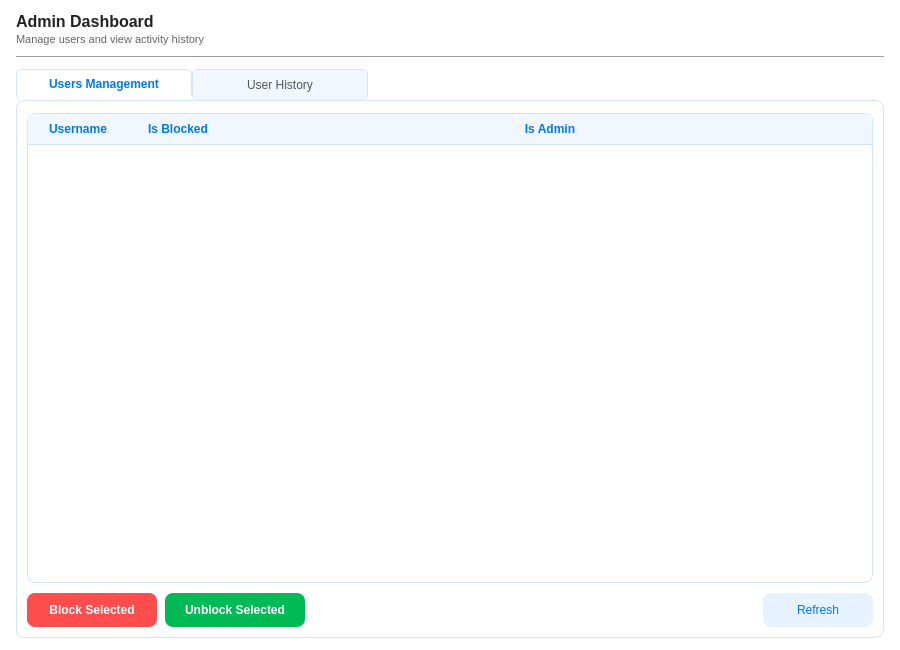
<?xml version="1.0" encoding="UTF-8"?>
<ui version="4.0">
 <class>AdminWindow</class>
 <widget class="QMainWindow" name="AdminWindow">
  <property name="geometry">
   <rect><x>0</x><y>0</y><width>900</width><height>650</height></rect>
  </property>
  <property name="windowTitle">
   <string>CloudDrop — Admin Dashboard</string>
  </property>
  <property name="minimumSize">
   <size><width>720</width><height>520</height></size>
  </property>
  <widget class="QWidget" name="centralwidget">
   <property name="styleSheet">
    <string notr="true">
QWidget#centralwidget {
    background-color: white;
    font-family: "Segoe UI", Arial, sans-serif;
    font-size: 11pt;
}
QLabel#label_title {
    font-size: 16px;
    font-weight: bold;
    color: #222;
}
QLabel#label_subtitle {
    font-size: 11px;
    color: #666;
}
QTabWidget::pane {
    border: 1px solid #d0e3ff;
    border-radius: 8px;
    background: white;
}
QTabBar::tab {
    background: #f0f7ff;
    color: #555;
    border: 1px solid #d0e3ff;
    border-bottom: none;
    border-radius: 6px 6px 0 0;
    padding: 7px 22px;
    font-size: 12px;
    min-width: 130px;
}
QTabBar::tab:selected {
    background: white;
    color: #0077ff;
    font-weight: bold;
    border-bottom: 2px solid white;
}
QTabBar::tab:hover:!selected {
    background: #e0f0ff;
}
QTableWidget {
    background: white;
    border: 1px solid #d0e3ff;
    border-radius: 8px;
    gridline-color: #eef3ff;
    font-size: 12px;
    color: #222;
    selection-background-color: #d0e3ff;
    selection-color: #222;
}
QTableWidget::item {
    padding: 4px 8px;
}
QHeaderView::section {
    background-color: #f0f7ff;
    color: #0077ff;
    font-weight: bold;
    font-size: 12px;
    border: none;
    border-bottom: 1px solid #d0e3ff;
    padding: 6px 8px;
}
QScrollBar:vertical {
    background: #f0f0f0;
    width: 8px;
    border-radius: 4px;
}
QScrollBar::handle:vertical {
    background: #0077ff;
    border-radius: 4px;
    min-height: 30px;
}
QScrollBar::add-line:vertical, QScrollBar::sub-line:vertical {
    height: 0;
}
QScrollBar:horizontal {
    background: #f0f0f0;
    height: 8px;
    border-radius: 4px;
}
QScrollBar::handle:horizontal {
    background: #0077ff;
    border-radius: 4px;
    min-width: 30px;
}
QScrollBar::add-line:horizontal, QScrollBar::sub-line:horizontal {
    width: 0;
}
QComboBox {
    background: #f8fbff;
    color: #222;
    border: 1px solid #ccc;
    border-radius: 7px;
    padding: 5px 10px;
    font-size: 12px;
}
QComboBox::drop-down {
    border: none;
    width: 24px;
}
QComboBox QAbstractItemView {
    background: white;
    color: #222;
    selection-background-color: #0077ff;
    border: 1px solid #ccc;
}
QLabel#label_filter {
    font-size: 12px;
    color: #555;
}
    </string>
   </property>
   <layout class="QVBoxLayout" name="main_layout">
    <property name="spacing"><number>10</number></property>
    <property name="leftMargin"><number>16</number></property>
    <property name="topMargin"><number>12</number></property>
    <property name="rightMargin"><number>16</number></property>
    <property name="bottomMargin"><number>12</number></property>
    <!-- ── Header row ─────────────────────────────── -->
    <item>
     <layout class="QHBoxLayout" name="header_layout">
      <item>
       <layout class="QVBoxLayout" name="title_col">
        <property name="spacing"><number>2</number></property>
        <item>
         <widget class="QLabel" name="label_title">
          <property name="text"><string>Admin Dashboard</string></property>
         </widget>
        </item>
        <item>
         <widget class="QLabel" name="label_subtitle">
          <property name="text"><string>Manage users and view activity history</string></property>
         </widget>
        </item>
       </layout>
      </item>
      <item>
       <spacer name="header_spacer">
        <property name="orientation"><enum>Qt::Horizontal</enum></property>
        <property name="sizeHint" stdset="0"><size><width>40</width><height>20</height></size></property>
       </spacer>
      </item>
     </layout>
    </item>
    <!-- ── Separator ──────────────────────────────── -->
    <item>
     <widget class="QFrame" name="line_sep">
      <property name="frameShape"><enum>QFrame::HLine</enum></property>
      <property name="frameShadow"><enum>QFrame::Sunken</enum></property>
     </widget>
    </item>
    <!-- ── Tab Widget ─────────────────────────────── -->
    <item>
     <widget class="QTabWidget" name="tab_widget">
      <!-- ── Users Tab ──────────────────────────── -->
      <widget class="QWidget" name="users_tab">
       <attribute name="title"><string>Users Management</string></attribute>
       <layout class="QVBoxLayout" name="users_layout">
        <property name="spacing"><number>10</number></property>
        <property name="leftMargin"><number>10</number></property>
        <property name="topMargin"><number>12</number></property>
        <property name="rightMargin"><number>10</number></property>
        <property name="bottomMargin"><number>10</number></property>
        <item>
         <widget class="QTableWidget" name="users_table">
          <property name="columnCount"><number>3</number></property>
          <property name="selectionBehavior"><enum>QAbstractItemView::SelectRows</enum></property>
          <property name="selectionMode"><enum>QAbstractItemView::SingleSelection</enum></property>
          <property name="editTriggers"><set>QAbstractItemView::NoEditTriggers</set></property>
          <property name="alternatingRowColors"><bool>false</bool></property>
          <attribute name="horizontalHeaderStretchLastSection"><bool>true</bool></attribute>
          <column><property name="text"><string>Username</string></property></column>
          <column><property name="text"><string>Is Blocked</string></property></column>
          <column><property name="text"><string>Is Admin</string></property></column>
         </widget>
        </item>
        <!-- ── Button row ─────────────────── -->
        <item>
         <layout class="QHBoxLayout" name="users_btn_layout">
          <property name="spacing"><number>8</number></property>
          <item>
           <widget class="QPushButton" name="btn_block">
            <property name="text"><string>Block Selected</string></property>
            <property name="minimumSize"><size><width>130</width><height>34</height></size></property>
            <property name="cursor"><cursorShape>PointingHandCursor</cursorShape></property>
            <property name="styleSheet">
             <string notr="true">
QPushButton {
    background-color: #ff4d4d;
    color: white;
    border-radius: 8px;
    padding: 6px 16px;
    font-size: 12px;
    font-weight: bold;
}
QPushButton:hover { background-color: #ff7070; }
QPushButton:pressed { background-color: #cc0000; }
             </string>
            </property>
           </widget>
          </item>
          <item>
           <widget class="QPushButton" name="btn_unblock">
            <property name="text"><string>Unblock Selected</string></property>
            <property name="minimumSize"><size><width>140</width><height>34</height></size></property>
            <property name="cursor"><cursorShape>PointingHandCursor</cursorShape></property>
            <property name="styleSheet">
             <string notr="true">
QPushButton {
    background-color: #00bb55;
    color: white;
    border-radius: 8px;
    padding: 6px 16px;
    font-size: 12px;
    font-weight: bold;
}
QPushButton:hover { background-color: #00dd66; }
QPushButton:pressed { background-color: #008833; }
             </string>
            </property>
           </widget>
          </item>
          <item>
           <spacer name="users_btn_spacer">
            <property name="orientation"><enum>Qt::Horizontal</enum></property>
            <property name="sizeHint" stdset="0"><size><width>40</width><height>20</height></size></property>
           </spacer>
          </item>
          <item>
           <widget class="QPushButton" name="btn_refresh_users">
            <property name="text"><string>Refresh</string></property>
            <property name="minimumSize"><size><width>110</width><height>34</height></size></property>
            <property name="cursor"><cursorShape>PointingHandCursor</cursorShape></property>
            <property name="styleSheet">
             <string notr="true">
QPushButton {
    background-color: #e6f2ff;
    color: #0077ff;
    border-radius: 8px;
    padding: 6px 16px;
    font-size: 12px;
}
QPushButton:hover { background-color: #cce6ff; }
             </string>
            </property>
           </widget>
          </item>
         </layout>
        </item>
       </layout>
      </widget>
      <!-- ── History Tab ─────────────────────────── -->
      <widget class="QWidget" name="history_tab">
       <attribute name="title"><string>User History</string></attribute>
       <layout class="QVBoxLayout" name="history_layout">
        <property name="spacing"><number>10</number></property>
        <property name="leftMargin"><number>10</number></property>
        <property name="topMargin"><number>12</number></property>
        <property name="rightMargin"><number>10</number></property>
        <property name="bottomMargin"><number>10</number></property>
        <!-- Controls row -->
        <item>
         <layout class="QHBoxLayout" name="history_ctrl_layout">
          <property name="spacing"><number>8</number></property>
          <item>
           <widget class="QLabel" name="label_filter">
            <property name="text"><string>Filter by User:</string></property>
           </widget>
          </item>
          <item>
           <widget class="QComboBox" name="combo_users">
            <property name="minimumSize"><size><width>180</width><height>32</height></size></property>
            <property name="sizePolicy">
             <sizepolicy hsizetype="Preferred" vsizetype="Fixed">
              <horstretch>0</horstretch><verstretch>0</verstretch>
             </sizepolicy>
            </property>
           </widget>
          </item>
          <item>
           <spacer name="history_ctrl_spacer">
            <property name="orientation"><enum>Qt::Horizontal</enum></property>
            <property name="sizeHint" stdset="0"><size><width>40</width><height>20</height></size></property>
           </spacer>
          </item>
          <item>
           <widget class="QPushButton" name="btn_refresh_history">
            <property name="text"><string>Refresh History</string></property>
            <property name="minimumSize"><size><width>130</width><height>34</height></size></property>
            <property name="cursor"><cursorShape>PointingHandCursor</cursorShape></property>
            <property name="styleSheet">
             <string notr="true">
QPushButton {
    background-color: #e6f2ff;
    color: #0077ff;
    border-radius: 8px;
    padding: 6px 16px;
    font-size: 12px;
}
QPushButton:hover { background-color: #cce6ff; }
             </string>
            </property>
           </widget>
          </item>
         </layout>
        </item>
        <!-- History Table -->
        <item>
         <widget class="QTableWidget" name="history_table">
          <property name="columnCount"><number>4</number></property>
          <property name="selectionBehavior"><enum>QAbstractItemView::SelectRows</enum></property>
          <property name="editTriggers"><set>QAbstractItemView::NoEditTriggers</set></property>
          <property name="alternatingRowColors"><bool>false</bool></property>
          <attribute name="horizontalHeaderStretchLastSection"><bool>true</bool></attribute>
          <column><property name="text"><string>Time</string></property></column>
          <column><property name="text"><string>User</string></property></column>
          <column><property name="text"><string>Action</string></property></column>
          <column><property name="text"><string>Details</string></property></column>
         </widget>
        </item>
       </layout>
      </widget>
     </widget>
    </item>
   </layout>
  </widget>
 </widget>
 <resources/>
 <connections/>
</ui>
